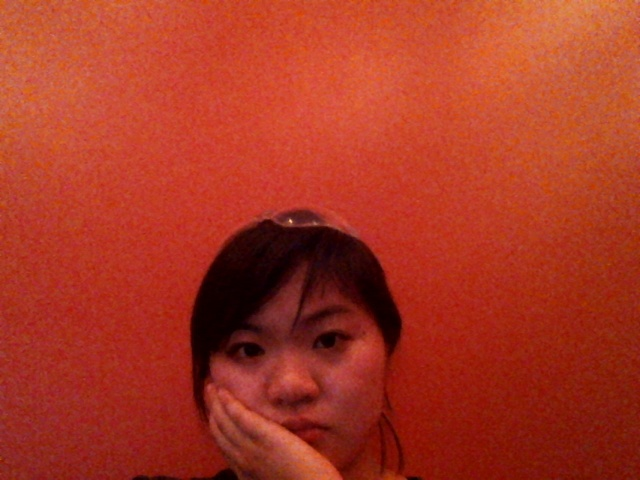
#> input picture pic.jpg, 640 x 480 px, given in place of the camera
$ python hand_recognition.py
#> lines starting #> are read from the running program, lines starting #| are printed output that depends on the picture; after the words box and inside, x2 and y2 are one past the last pixel; in counts of white or black regions, pixels touching at a corner belong together
import cv2
import numpy as np

cap = cv2.VideoCapture(0)

while( cap.isOpened() ) :
    ret,img = cap.read()
#> img is the input picture: shape (480, 640, 3); mean B, G, R 34.6, 54.5, 169.1
    gray = cv2.cvtColor(img,cv2.COLOR_BGR2GRAY)
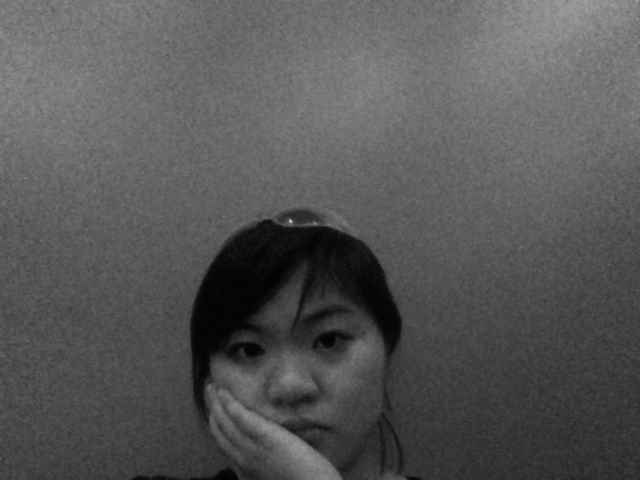
#> gray: shape (480, 640); min 2, max 210, mean 86.4
    blur = cv2.GaussianBlur(gray,(5,5),0)
    ret,thresh1 = cv2.threshold(blur,70,255,cv2.THRESH_BINARY_INV+cv2.THRESH_OTSU)
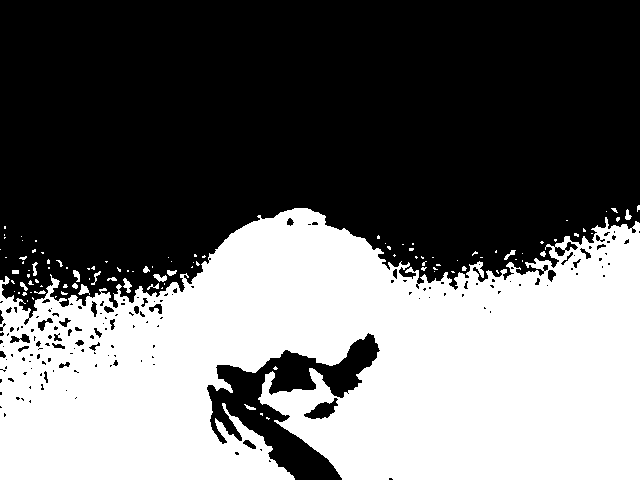
#> thresh1: shape (480, 640); 42.2% white; 105 white regions (86 under 20 px)
#> ret = 82

    contours, hierarchy = cv2.findContours(thresh1,cv2.RETR_TREE,cv2.CHAIN_APPROX_SIMPLE)
#> contours = 272 contours, 208 with area under 20; largest, box (x1, y1, x2, y2) and area: (0, 208, 640, 480) 129220, (303, 397, 339, 420) 395, (37, 317, 54, 332) 104, (148, 303, 163, 315) 90, (564, 241, 579, 252) 78
    drawing = np.zeros(img.shape,np.uint8)

    max_area=0

    for i in range(len(contours)):
            cnt=contours[i]
            area = cv2.contourArea(cnt)
            if(area>max_area):
                max_area=area
                ci=i
#> this loop made 272 passes
#> (area, max_area) on passes 3, 16, 25, 104: (20, 20), (53, 53), (53.5, 53.5), (129220, 129220)
#> area on passes 21, 28, 33, 35, 37, 49: 23.5, 50.5, 20, 29.5, 36, 21.5
#> after the loop, ci = 103; max_area = 129220
    cnt=contours[ci]
#> cnt = contour of 1482 points, box (x1, y1, x2, y2) (0, 208, 640, 480), area 129220
    hull = cv2.convexHull(cnt)
#> hull = contour of 11 points, box (x1, y1, x2, y2) (0, 208, 640, 480), area 161488
    moments = cv2.moments(cnt)
#> moments = moments, m00 129220, centre m10/m00, m01/m00 = (336.2, 365.8)
    if moments['m00']!=0:
                cx = int(moments['m10']/moments['m00']) # cx = M10/M00
#> cx = 336
                cy = int(moments['m01']/moments['m00']) # cy = M01/M00
#> cy = 365

    centr=(cx,cy)
#> centr = (336, 365)
    cv2.circle(img,centr,5,[0,0,255],2)
#> img: shape (480, 640, 3); 0.03% of pixels changed, all inside (x1, y1, x2, y2) = (330, 359, 343, 372)
    cv2.drawContours(drawing,[cnt],0,(0,255,0),2)
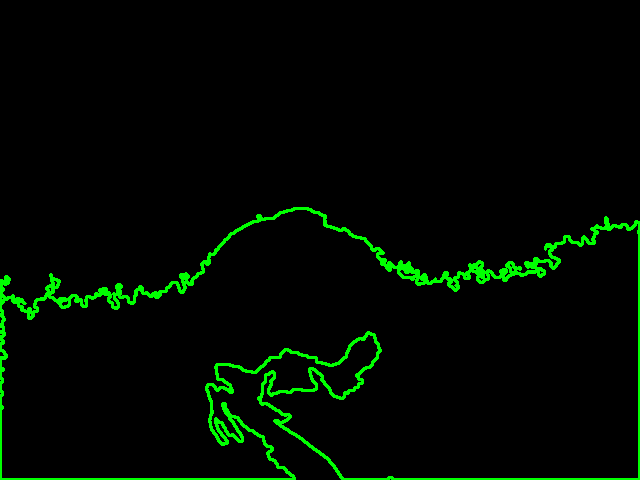
#> drawing: shape (480, 640, 3); mean of channels 0, 1, 2 0, 9, 0; drawn as B, G, R
    cv2.drawContours(drawing,[hull],0,(0,0,255),2)
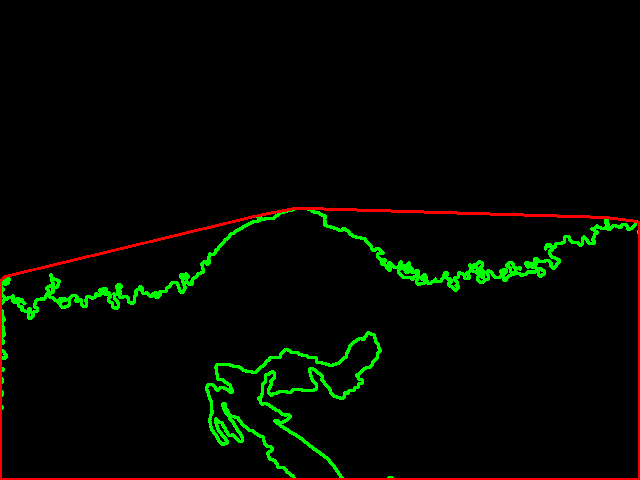
#> drawing: shape (480, 640, 3); 1.33% of pixels changed, all inside (x1, y1, x2, y2) = (0, 207, 640, 480); drawn as B, G, R

    cnt = cv2.approxPolyDP(cnt,0.01*cv2.arcLength(cnt,True),True)
#> cnt = contour of 14 points, box (x1, y1, x2, y2) (0, 208, 640, 480), area 126716
    hull = cv2.convexHull(cnt,returnPoints = False)
#> hull = [12, 10, 9, 1, 0]

    if(1):
               defects = cv2.convexityDefects(cnt,hull)
#> defects = [[12, 0, 13, 13759], [1, 9, 5, 37632], [10, 12, 11, 19480]]
               mind=0
               maxd=0
               for i in range(defects.shape[0]):
                    s,e,f,d = defects[i,0]
                    start = tuple(cnt[s][0])
                    end = tuple(cnt[e][0])
                    far = tuple(cnt[f][0])
                    dist = cv2.pointPolygonTest(cnt,centr,True)
                    cv2.line(img,start,end,[0,255,0],2)

                    cv2.circle(img,far,5,[0,0,255],-1)
#> this loop made 3 passes
#> (s, e, f, d, start, end, far) on passes 1 to 3: (12, 0, 13, 13759, (307, 208), (0, 280), (116, 308)), (1, 9, 5, 37632, (0, 479), (639, 479), (368, 332)), (10, 12, 11, 19480, (636, 221), (307, 208), (455, 290))
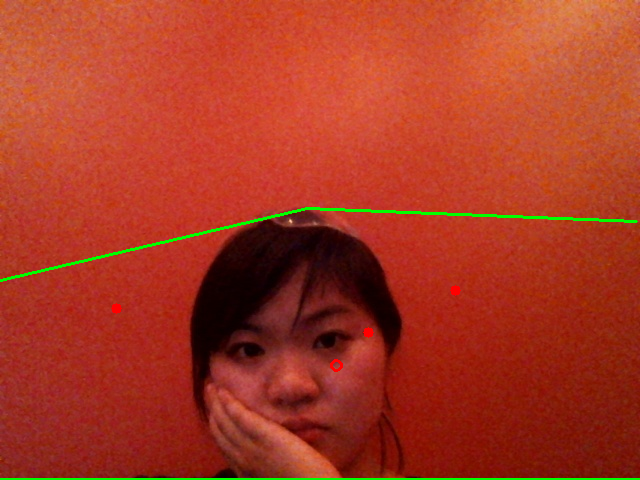
#> img: shape (480, 640, 3); mean B, G, R 34.3, 56.6, 167.6
               print(i)
#| 2
               i=0

    cv2.imshow('output',drawing)
    cv2.imshow('input',img)

    k = cv2.waitKey(10)
#> (key Esc is pressed here)
    if k == 27:
        break

$ run again, on piglet.jpg
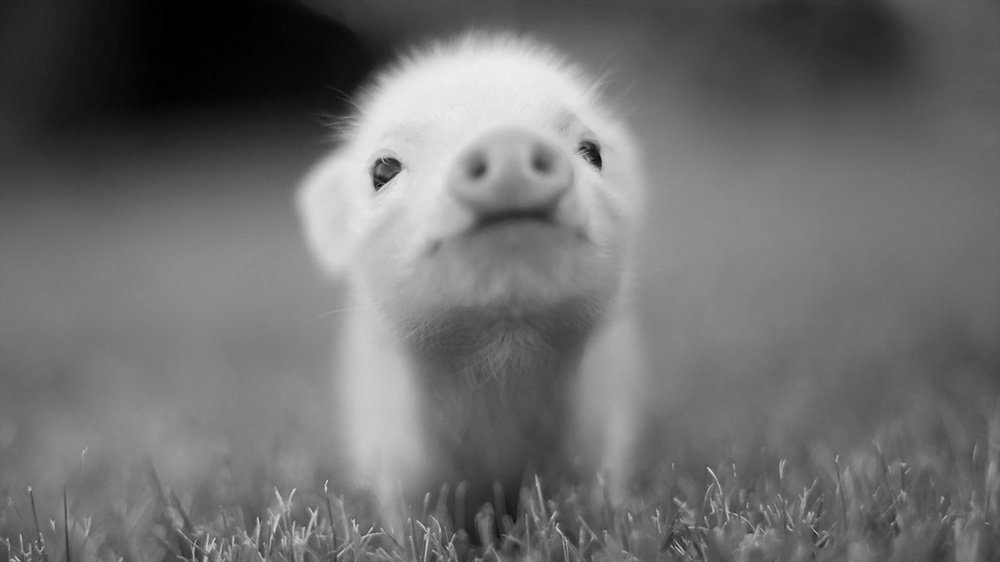
#> input picture piglet.jpg, 1000 x 562 px, shrunk from 1920 x 1080 before the run, given in place of the camera
#> img is the input picture: shape (562, 1000, 3); min 0, max 239, mean 110.1
#> `ret,thresh1 = cv2.threshold(blur,70,255,cv2.THRESH_BINARY_INV+cv2.THRE..`:
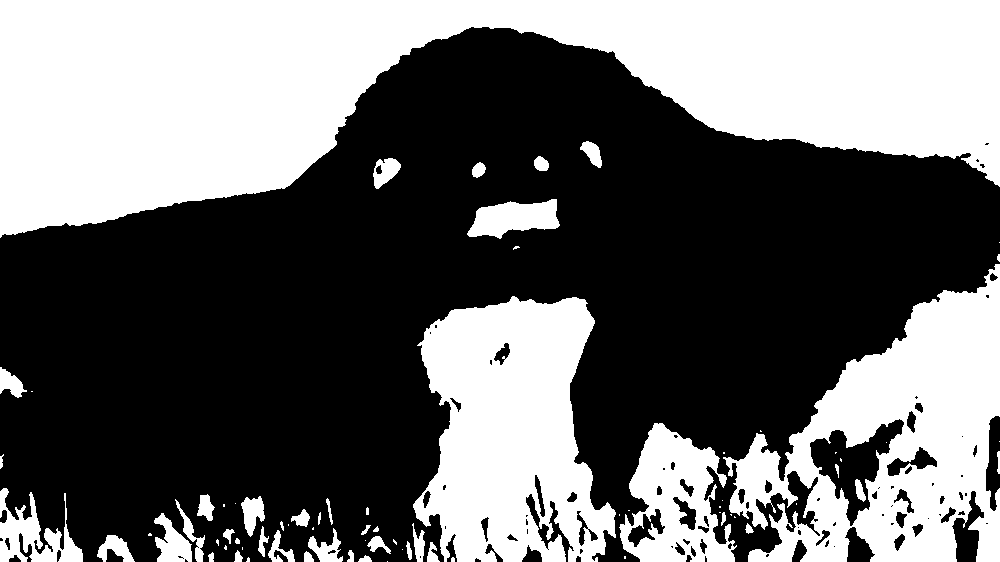
#> thresh1: shape (562, 1000); 42% white; 76 white regions (33 under 20 px)
#> ret = 104
#> contours = 164 contours, 82 with area under 20; largest, box (x1, y1, x2, y2) and area: (0, 0, 1000, 238) 134326, (723, 264, 1000, 562) 45959, (413, 296, 616, 562) 37636, (619, 423, 737, 562) 10167, (809, 418, 905, 527) 4220
#> the loop `for i in range(len(contours)):` made 164 passes
#> (area, max_area) on passes 5, 7, 13, 19, 20, 38, 57, 64: (46, 46), (65, 65), (114.5, 114.5), (168, 168), (491.5, 491.5), (981.5, 981.5), (2516.5, 2516.5), (10167, 10167)
#> after the loop `for i in range(len(contours)):`: ci = 160; max_area = 134325.5
#> `cnt=contours[ci]`: cnt = contour of 549 points, box (x1, y1, x2, y2) (0, 0, 1000, 238), area 134326
#> `hull = cv2.convexHull(cnt)`: hull = [[999, 0], [999, 186], [0, 237], [0, 0]]
#> moments = moments, m00 134325.5, centre m10/m00, m01/m00 = (446.9, 83.04)
#> cx = 446
#> cy = 83
#> centr = (446, 83)
#> `cnt = cv2.approxPolyDP(cnt,0.01*cv2.arcLength(cnt,True),True)`: cnt = contour of 9 points, box (x1, y1, x2, y2) (0, 0, 1000, 238), area 135820
#> `hull = cv2.convexHull(cnt,returnPoints = False)`: hull = [8, 7, 1, 0]
#> defects = [[1, 7, 3, 47798]]
#> the loop `for i in range(defects.shape[0]):` made 1 pass
#> (s, e, f, d, start, end, far, dist) on pass 1: (1, 7, 3, 47798, (0, 237), (999, 186), (471, 26), -26.71)
#> after the loop `for i in range(defects.shape[0]):`:
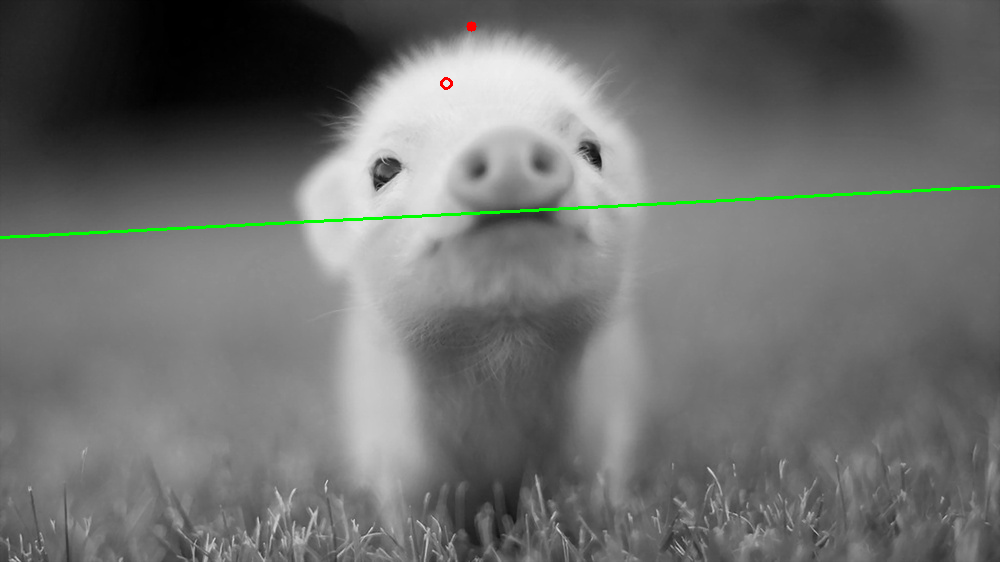
#> img: shape (562, 1000, 3); mean B, G, R 109.3, 110.7, 109.4
#| 0
